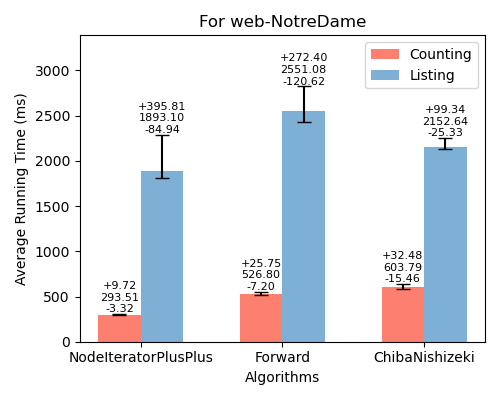

The script that saved this image:
import os
import matplotlib.pyplot as plt

counting_times = [293.515, 526.802, 603.788]
listing_times = [1893.1, 2551.08, 2152.64]
counting_min = [290.19, 519.607, 588.328]
counting_max = [303.233, 552.555, 636.265]
listing_min = [1808.16, 2430.46, 2127.31]
listing_max = [2288.91, 2823.48, 2251.98]

inputs = ['NodeIteratorPlusPlus', 'Forward', 'ChibaNishizeki']

bar_width = 0.30
index = range(len(inputs))

fig, ax = plt.subplots(figsize=(5, 4), dpi=100)

alg1_bars = ax.bar(index, counting_times, bar_width, color="#fd7f6f", label='Counting')

for i, (v, vmin, vmax) in enumerate(zip(counting_times, counting_min, counting_max)):
    ax.errorbar(i, v, yerr=[[v - vmin], [vmax - v]], fmt='', color='black', markersize=5, capsize=5)

alg2_bars = ax.bar([i + bar_width for i in index], listing_times, bar_width, color="#7eb0d5", label='Listing')

for i, (v, vmin, vmax) in enumerate(zip(listing_times, listing_min, listing_max)):
    ax.errorbar(i + bar_width, v, yerr=[[v - vmin], [vmax - v]], fmt='', color='black', markersize=5, capsize=5)

ax.set_ylabel('Average Running Time (ms)')
ax.set_xlabel('Algorithms')
ax.set_xticks([i + bar_width / 2 for i in index])
ax.set_xticklabels(inputs)
ax.legend()

for i, (v, vmin, vmax) in enumerate(zip(counting_times, counting_min, counting_max)):
    ax.text(i, vmax + 20, f'+{vmax-v:.2f}\n{v:.2f}\n-{v-vmin:.2f}', ha='center', fontsize=8)
for i, (v, vmin, vmax) in enumerate(zip(listing_times, listing_min, listing_max)):
    ax.text(i + bar_width, vmax + 20, f'+{vmax-v:.2f}\n{v:.2f}\n-{v-vmin:.2f}', ha='center', fontsize=8)

ax.set_ylim(top=max(counting_max + listing_max) * 1.2)

plt.title('For web-NotreDame')
plt.tight_layout()

script_dir = os.path.dirname(os.path.abspath(__file__))
plt.savefig(os.path.join(script_dir, 'triangle_web-NotreDame.png'))

plt.show()
